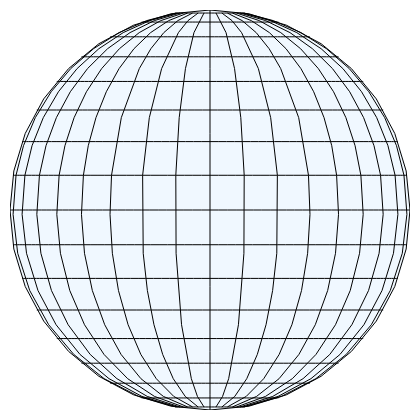

Write the Vega-Lite specification saved for this chart.
### Vega-Lite specification from a JSON file in a GitHub repository (floating-point values rounded to 4 significant figures)
{"$schema": "https://vega.github.io/schema/vega-lite/v5.json", "width": 200, "height": 200, "layer": [{"data": {"sphere": true}, "mark": {"type": "geoshape", "fill": "aliceblue"}, "projection": {"type": "orthographic", "scale": 100, "translate": [100, 100]}}, {"data": {"graticule": true}, "mark": {"type": "geoshape", "stroke": "black", "strokeWidth": 0.5}, "projection": {"type": "orthographic", "scale": 100, "translate": [100, 100]}}]}
